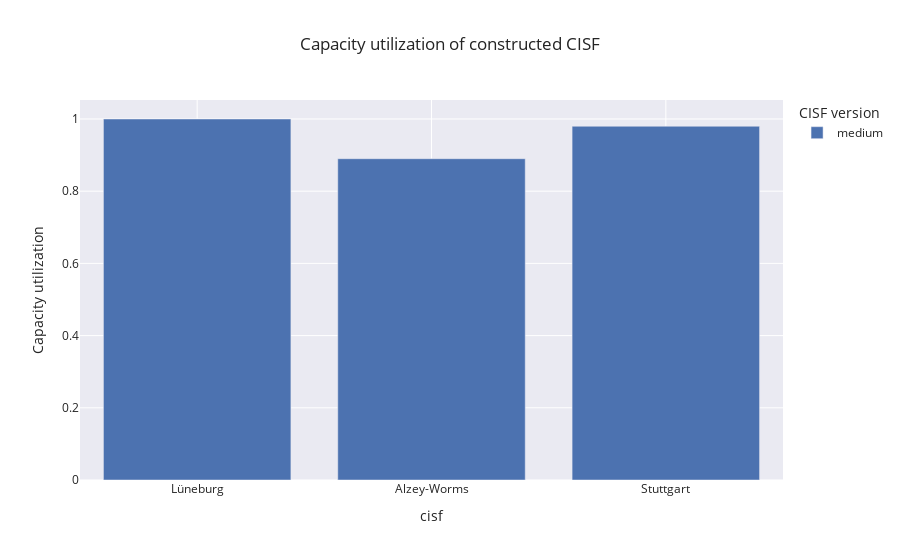

Notebook code cell kept with this figure:
### Code cell
fig = px.bar(data_frame=cisf_utilization,
             x="cisf",
             y="cap_util",
             color="size",
             labels={"node": "", "cap_util": "Capacity utilization", "size": "CISF version"},
             title="Capacity utilization of constructed CISF",
             template = "seaborn")

fig.show()

### Figure 1 — Plotly figure (JSON) as saved in the notebook; plotly's stock layout.template omitted (floating-point values rounded to 4 significant figures)
{"data": [{"alignmentgroup": "True", "hovertemplate": "CISF version=medium<br>cisf=%{x}<br>Capacity utilization=%{y}<extra></extra>", "legendgroup": "medium", "marker": {"color": "rgb(76,114,176)", "pattern": {"shape": ""}}, "name": "medium", "offsetgroup": "medium", "orientation": "v", "showlegend": true, "textposition": "auto", "type": "bar", "x": ["Lüneburg", "Alzey-Worms", "Stuttgart"], "xaxis": "x", "y": [1, 0.89, 0.98], "yaxis": "y"}], "layout": {"barmode": "relative", "legend": {"title": {"text": "CISF version"}, "tracegroupgap": 0}, "title": {"text": "Capacity utilization of constructed CISF"}, "xaxis": {"anchor": "y", "domain": [0, 1], "title": {"text": "cisf"}}, "yaxis": {"anchor": "x", "domain": [0, 1], "title": {"text": "Capacity utilization"}}}}
